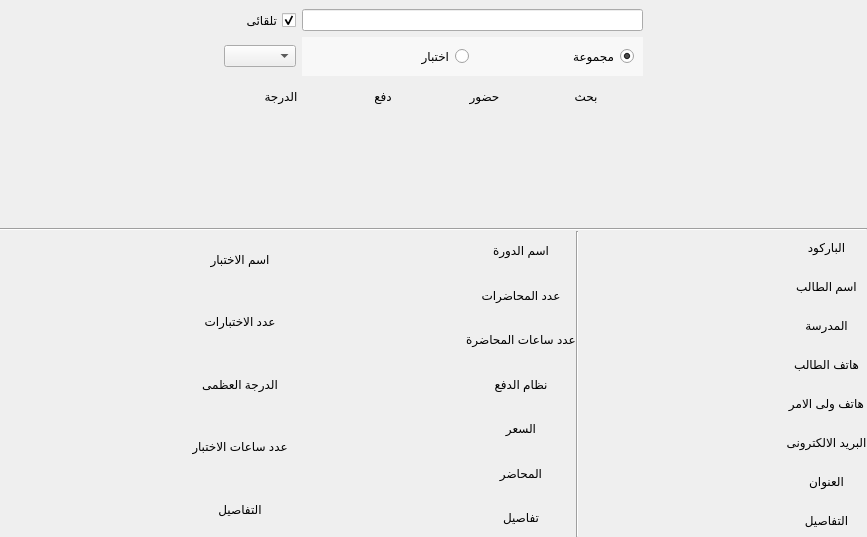
<?xml version="1.0" encoding="UTF-8"?>
<ui version="4.0">
 <class>Form</class>
 <widget class="QWidget" name="Form">
  <property name="geometry">
   <rect>
    <x>0</x>
    <y>0</y>
    <width>867</width>
    <height>537</height>
   </rect>
  </property>
  <property name="windowTitle">
   <string>Form</string>
  </property>
  <layout class="QVBoxLayout" name="verticalLayout">
   <property name="spacing">
    <number>0</number>
   </property>
   <property name="margin">
    <number>0</number>
   </property>
   <item>
    <widget class="QWidget" name="widget" native="true">
     <property name="styleSheet">
      <string notr="true"/>
     </property>
     <layout class="QVBoxLayout" name="verticalLayout_2">
      <property name="spacing">
       <number>0</number>
      </property>
      <property name="margin">
       <number>0</number>
      </property>
      <item>
       <widget class="QWidget" name="widget_2" native="true">
        <property name="sizePolicy">
         <sizepolicy hsizetype="Preferred" vsizetype="Preferred">
          <horstretch>0</horstretch>
          <verstretch>2</verstretch>
         </sizepolicy>
        </property>
        <layout class="QHBoxLayout" name="horizontalLayout">
         <item>
          <widget class="QWidget" name="widget_5" native="true">
           <property name="sizePolicy">
            <sizepolicy hsizetype="Preferred" vsizetype="Preferred">
             <horstretch>2</horstretch>
             <verstretch>0</verstretch>
            </sizepolicy>
           </property>
          </widget>
         </item>
         <item>
          <widget class="QWidget" name="widget_6" native="true">
           <property name="sizePolicy">
            <sizepolicy hsizetype="Preferred" vsizetype="Preferred">
             <horstretch>4</horstretch>
             <verstretch>0</verstretch>
            </sizepolicy>
           </property>
           <layout class="QVBoxLayout" name="verticalLayout_3">
            <property name="spacing">
             <number>0</number>
            </property>
            <property name="margin">
             <number>0</number>
            </property>
            <item>
             <widget class="QWidget" name="widget_9" native="true">
              <layout class="QGridLayout" name="gridLayout_3">
               <property name="margin">
                <number>0</number>
               </property>
               <item row="0" column="2">
                <widget class="QLineEdit" name="st_search">
                 <property name="alignment">
                  <set>Qt::AlignCenter</set>
                 </property>
                 <property name="placeholderText">
                  <string/>
                 </property>
                </widget>
               </item>
               <item row="0" column="1">
                <widget class="QCheckBox" name="auto_attend">
                 <property name="sizePolicy">
                  <sizepolicy hsizetype="Fixed" vsizetype="Preferred">
                   <horstretch>0</horstretch>
                   <verstretch>0</verstretch>
                  </sizepolicy>
                 </property>
                 <property name="layoutDirection">
                  <enum>Qt::RightToLeft</enum>
                 </property>
                 <property name="text">
                  <string>تلقائى</string>
                 </property>
                 <property name="checked">
                  <bool>true</bool>
                 </property>
                </widget>
               </item>
               <item row="1" column="2">
                <widget class="QWidget" name="widget_15" native="true">
                 <property name="layoutDirection">
                  <enum>Qt::RightToLeft</enum>
                 </property>
                 <property name="styleSheet">
                  <string notr="true">.QWidget
{
background:rgba(255, 255, 255,150);
}</string>
                 </property>
                 <layout class="QHBoxLayout" name="horizontalLayout_3">
                  <item>
                   <widget class="QRadioButton" name="gp_rd">
                    <property name="text">
                     <string>مجموعة</string>
                    </property>
                    <property name="checked">
                     <bool>true</bool>
                    </property>
                   </widget>
                  </item>
                  <item>
                   <widget class="QRadioButton" name="ex_rd">
                    <property name="text">
                     <string>اختبار</string>
                    </property>
                   </widget>
                  </item>
                 </layout>
                </widget>
               </item>
               <item row="1" column="1">
                <widget class="QComboBox" name="exam_cmb"/>
               </item>
              </layout>
             </widget>
            </item>
            <item>
             <widget class="QWidget" name="widget_13" native="true">
              <layout class="QHBoxLayout" name="horizontalLayout_4">
               <item>
                <widget class="QPushButton" name="exam_btn">
                 <property name="sizePolicy">
                  <sizepolicy hsizetype="Preferred" vsizetype="Preferred">
                   <horstretch>0</horstretch>
                   <verstretch>0</verstretch>
                  </sizepolicy>
                 </property>
                 <property name="text">
                  <string>الدرجة</string>
                 </property>
                 <property name="icon">
                  <iconset resource="../views/source.qrc">
                   <normaloff>:/n/img/Bullish-100.png</normaloff>:/n/img/Bullish-100.png</iconset>
                 </property>
                 <property name="iconSize">
                  <size>
                   <width>40</width>
                   <height>40</height>
                  </size>
                 </property>
                 <property name="flat">
                  <bool>true</bool>
                 </property>
                </widget>
               </item>
               <item>
                <widget class="QPushButton" name="mony_btn">
                 <property name="sizePolicy">
                  <sizepolicy hsizetype="Preferred" vsizetype="Preferred">
                   <horstretch>0</horstretch>
                   <verstretch>0</verstretch>
                  </sizepolicy>
                 </property>
                 <property name="text">
                  <string>دفع</string>
                 </property>
                 <property name="icon">
                  <iconset resource="../views/source.qrc">
                   <normaloff>:/n/img/Cash In Hand-100.png</normaloff>:/n/img/Cash In Hand-100.png</iconset>
                 </property>
                 <property name="iconSize">
                  <size>
                   <width>40</width>
                   <height>40</height>
                  </size>
                 </property>
                 <property name="flat">
                  <bool>true</bool>
                 </property>
                </widget>
               </item>
               <item>
                <widget class="QPushButton" name="attend_btn">
                 <property name="sizePolicy">
                  <sizepolicy hsizetype="Preferred" vsizetype="Preferred">
                   <horstretch>0</horstretch>
                   <verstretch>0</verstretch>
                  </sizepolicy>
                 </property>
                 <property name="text">
                  <string>حضور</string>
                 </property>
                 <property name="icon">
                  <iconset resource="../views/source.qrc">
                   <normaloff>:/n/img/Event Accepted Tentatively Filled-100.png</normaloff>:/n/img/Event Accepted Tentatively Filled-100.png</iconset>
                 </property>
                 <property name="iconSize">
                  <size>
                   <width>30</width>
                   <height>30</height>
                  </size>
                 </property>
                 <property name="flat">
                  <bool>true</bool>
                 </property>
                </widget>
               </item>
               <item>
                <widget class="QPushButton" name="search_btn">
                 <property name="text">
                  <string>بحث</string>
                 </property>
                 <property name="icon">
                  <iconset resource="../views/source.qrc">
                   <normaloff>:/n/img/Search-100.png</normaloff>:/n/img/Search-100.png</iconset>
                 </property>
                 <property name="iconSize">
                  <size>
                   <width>50</width>
                   <height>50</height>
                  </size>
                 </property>
                 <property name="flat">
                  <bool>true</bool>
                 </property>
                </widget>
               </item>
              </layout>
             </widget>
            </item>
           </layout>
          </widget>
         </item>
         <item>
          <widget class="QWidget" name="widget_7" native="true">
           <property name="sizePolicy">
            <sizepolicy hsizetype="Preferred" vsizetype="Preferred">
             <horstretch>2</horstretch>
             <verstretch>0</verstretch>
            </sizepolicy>
           </property>
          </widget>
         </item>
        </layout>
       </widget>
      </item>
      <item>
       <widget class="QWidget" name="widget_4" native="true">
        <property name="sizePolicy">
         <sizepolicy hsizetype="Preferred" vsizetype="Preferred">
          <horstretch>0</horstretch>
          <verstretch>2</verstretch>
         </sizepolicy>
        </property>
        <layout class="QVBoxLayout" name="verticalLayout_4">
         <item>
          <widget class="QLabel" name="result_lbl">
           <property name="text">
            <string/>
           </property>
           <property name="alignment">
            <set>Qt::AlignCenter</set>
           </property>
          </widget>
         </item>
        </layout>
       </widget>
      </item>
      <item>
       <widget class="Line" name="line_2">
        <property name="orientation">
         <enum>Qt::Horizontal</enum>
        </property>
       </widget>
      </item>
      <item>
       <widget class="QWidget" name="widget_3" native="true">
        <property name="sizePolicy">
         <sizepolicy hsizetype="Preferred" vsizetype="Preferred">
          <horstretch>0</horstretch>
          <verstretch>6</verstretch>
         </sizepolicy>
        </property>
        <property name="styleSheet">
         <string notr="true"/>
        </property>
        <layout class="QHBoxLayout" name="horizontalLayout_2">
         <property name="spacing">
          <number>0</number>
         </property>
         <property name="margin">
          <number>0</number>
         </property>
         <item>
          <widget class="QWidget" name="exams_dw" native="true">
           <property name="sizePolicy">
            <sizepolicy hsizetype="Expanding" vsizetype="Expanding">
             <horstretch>0</horstretch>
             <verstretch>8</verstretch>
            </sizepolicy>
           </property>
           <property name="layoutDirection">
            <enum>Qt::LeftToRight</enum>
           </property>
           <layout class="QGridLayout" name="gridLayout_4">
            <property name="margin">
             <number>0</number>
            </property>
            <property name="horizontalSpacing">
             <number>6</number>
            </property>
            <item row="2" column="0">
             <widget class="QLabel" name="days_lbl_2">
              <property name="sizePolicy">
               <sizepolicy hsizetype="Expanding" vsizetype="Preferred">
                <horstretch>0</horstretch>
                <verstretch>0</verstretch>
               </sizepolicy>
              </property>
              <property name="alignment">
               <set>Qt::AlignCenter</set>
              </property>
             </widget>
            </item>
            <item row="4" column="0">
             <widget class="QLabel" name="hours_lbl_2">
              <property name="sizePolicy">
               <sizepolicy hsizetype="Expanding" vsizetype="Preferred">
                <horstretch>0</horstretch>
                <verstretch>0</verstretch>
               </sizepolicy>
              </property>
              <property name="alignment">
               <set>Qt::AlignCenter</set>
              </property>
             </widget>
            </item>
            <item row="0" column="0">
             <widget class="QLabel" name="name_lbl_3">
              <property name="sizePolicy">
               <sizepolicy hsizetype="Expanding" vsizetype="Preferred">
                <horstretch>0</horstretch>
                <verstretch>0</verstretch>
               </sizepolicy>
              </property>
              <property name="alignment">
               <set>Qt::AlignCenter</set>
              </property>
             </widget>
            </item>
            <item row="2" column="1">
             <widget class="QLabel" name="label_16">
              <property name="text">
               <string>عدد الاختبارات</string>
              </property>
              <property name="alignment">
               <set>Qt::AlignCenter</set>
              </property>
             </widget>
            </item>
            <item row="7" column="1">
             <widget class="QLabel" name="label_17">
              <property name="text">
               <string>التفاصيل</string>
              </property>
              <property name="alignment">
               <set>Qt::AlignCenter</set>
              </property>
             </widget>
            </item>
            <item row="4" column="1">
             <widget class="QLabel" name="label_19">
              <property name="text">
               <string>عدد ساعات الاختبار</string>
              </property>
              <property name="alignment">
               <set>Qt::AlignCenter</set>
              </property>
             </widget>
            </item>
            <item row="3" column="1">
             <widget class="QLabel" name="label_20">
              <property name="text">
               <string>الدرجة العظمى</string>
              </property>
              <property name="alignment">
               <set>Qt::AlignCenter</set>
              </property>
             </widget>
            </item>
            <item row="7" column="0">
             <widget class="QLabel" name="details_lbl_3">
              <property name="alignment">
               <set>Qt::AlignCenter</set>
              </property>
             </widget>
            </item>
            <item row="0" column="1">
             <widget class="QLabel" name="label_18">
              <property name="text">
               <string>اسم الاختبار</string>
              </property>
              <property name="alignment">
               <set>Qt::AlignCenter</set>
              </property>
             </widget>
            </item>
            <item row="3" column="0">
             <widget class="QLabel" name="max_lbl">
              <property name="text">
               <string/>
              </property>
              <property name="alignment">
               <set>Qt::AlignCenter</set>
              </property>
             </widget>
            </item>
           </layout>
          </widget>
         </item>
         <item>
          <widget class="QWidget" name="courses_dw" native="true">
           <property name="sizePolicy">
            <sizepolicy hsizetype="Expanding" vsizetype="Expanding">
             <horstretch>0</horstretch>
             <verstretch>8</verstretch>
            </sizepolicy>
           </property>
           <layout class="QGridLayout" name="gridLayout_2">
            <property name="margin">
             <number>0</number>
            </property>
            <property name="horizontalSpacing">
             <number>6</number>
            </property>
            <item row="4" column="1">
             <widget class="QLabel" name="hours_lbl">
              <property name="sizePolicy">
               <sizepolicy hsizetype="Expanding" vsizetype="Preferred">
                <horstretch>0</horstretch>
                <verstretch>0</verstretch>
               </sizepolicy>
              </property>
              <property name="alignment">
               <set>Qt::AlignCenter</set>
              </property>
             </widget>
            </item>
            <item row="2" column="1">
             <widget class="QLabel" name="days_lbl">
              <property name="sizePolicy">
               <sizepolicy hsizetype="Expanding" vsizetype="Preferred">
                <horstretch>0</horstretch>
                <verstretch>0</verstretch>
               </sizepolicy>
              </property>
              <property name="alignment">
               <set>Qt::AlignCenter</set>
              </property>
             </widget>
            </item>
            <item row="0" column="2">
             <widget class="QLabel" name="label_6">
              <property name="text">
               <string>اسم الدورة</string>
              </property>
              <property name="alignment">
               <set>Qt::AlignCenter</set>
              </property>
             </widget>
            </item>
            <item row="4" column="2">
             <widget class="QLabel" name="label_10">
              <property name="text">
               <string>عدد ساعات المحاضرة</string>
              </property>
              <property name="alignment">
               <set>Qt::AlignCenter</set>
              </property>
             </widget>
            </item>
            <item row="7" column="1">
             <widget class="QLabel" name="inst_lbl">
              <property name="sizePolicy">
               <sizepolicy hsizetype="Expanding" vsizetype="Preferred">
                <horstretch>0</horstretch>
                <verstretch>0</verstretch>
               </sizepolicy>
              </property>
              <property name="alignment">
               <set>Qt::AlignCenter</set>
              </property>
             </widget>
            </item>
            <item row="0" column="1">
             <widget class="QLabel" name="name_lbl_2">
              <property name="sizePolicy">
               <sizepolicy hsizetype="Expanding" vsizetype="Preferred">
                <horstretch>0</horstretch>
                <verstretch>0</verstretch>
               </sizepolicy>
              </property>
              <property name="alignment">
               <set>Qt::AlignCenter</set>
              </property>
             </widget>
            </item>
            <item row="5" column="1">
             <widget class="QLabel" name="bill_method">
              <property name="text">
               <string/>
              </property>
              <property name="alignment">
               <set>Qt::AlignCenter</set>
              </property>
             </widget>
            </item>
            <item row="6" column="1">
             <widget class="QLabel" name="price_lbl">
              <property name="sizePolicy">
               <sizepolicy hsizetype="Expanding" vsizetype="Preferred">
                <horstretch>0</horstretch>
                <verstretch>0</verstretch>
               </sizepolicy>
              </property>
              <property name="alignment">
               <set>Qt::AlignCenter</set>
              </property>
             </widget>
            </item>
            <item row="7" column="2">
             <widget class="QLabel" name="label_8">
              <property name="text">
               <string>المحاضر</string>
              </property>
              <property name="alignment">
               <set>Qt::AlignCenter</set>
              </property>
             </widget>
            </item>
            <item row="6" column="2">
             <widget class="QLabel" name="label_15">
              <property name="text">
               <string>السعر</string>
              </property>
              <property name="alignment">
               <set>Qt::AlignCenter</set>
              </property>
             </widget>
            </item>
            <item row="2" column="2">
             <widget class="QLabel" name="label_9">
              <property name="text">
               <string>عدد المحاضرات</string>
              </property>
              <property name="alignment">
               <set>Qt::AlignCenter</set>
              </property>
             </widget>
            </item>
            <item row="5" column="2">
             <widget class="QLabel" name="label_14">
              <property name="text">
               <string>نظام الدفع</string>
              </property>
              <property name="alignment">
               <set>Qt::AlignCenter</set>
              </property>
             </widget>
            </item>
            <item row="8" column="2">
             <widget class="QLabel" name="label_11">
              <property name="text">
               <string>تفاصيل</string>
              </property>
              <property name="alignment">
               <set>Qt::AlignCenter</set>
              </property>
             </widget>
            </item>
            <item row="8" column="1">
             <widget class="QLabel" name="details_lbl_2">
              <property name="alignment">
               <set>Qt::AlignCenter</set>
              </property>
             </widget>
            </item>
           </layout>
          </widget>
         </item>
         <item>
          <widget class="Line" name="line">
           <property name="orientation">
            <enum>Qt::Vertical</enum>
           </property>
          </widget>
         </item>
         <item>
          <widget class="QWidget" name="widget_8" native="true">
           <property name="sizePolicy">
            <sizepolicy hsizetype="Expanding" vsizetype="Expanding">
             <horstretch>0</horstretch>
             <verstretch>8</verstretch>
            </sizepolicy>
           </property>
           <layout class="QGridLayout" name="gridLayout">
            <property name="margin">
             <number>0</number>
            </property>
            <property name="horizontalSpacing">
             <number>6</number>
            </property>
            <item row="6" column="0">
             <widget class="QLabel" name="ph_lbl">
              <property name="sizePolicy">
               <sizepolicy hsizetype="Expanding" vsizetype="Preferred">
                <horstretch>0</horstretch>
                <verstretch>0</verstretch>
               </sizepolicy>
              </property>
              <property name="alignment">
               <set>Qt::AlignCenter</set>
              </property>
             </widget>
            </item>
            <item row="3" column="1">
             <widget class="QLabel" name="label_2">
              <property name="text">
               <string>اسم الطالب</string>
              </property>
              <property name="alignment">
               <set>Qt::AlignCenter</set>
              </property>
             </widget>
            </item>
            <item row="1" column="0">
             <widget class="QLabel" name="bc_label">
              <property name="text">
               <string/>
              </property>
              <property name="alignment">
               <set>Qt::AlignCenter</set>
              </property>
             </widget>
            </item>
            <item row="11" column="1">
             <widget class="QLabel" name="label_4">
              <property name="text">
               <string>العنوان</string>
              </property>
              <property name="alignment">
               <set>Qt::AlignCenter</set>
              </property>
             </widget>
            </item>
            <item row="10" column="1">
             <widget class="QLabel" name="label_3">
              <property name="text">
               <string>البريد الالكترونى</string>
              </property>
              <property name="alignment">
               <set>Qt::AlignCenter</set>
              </property>
             </widget>
            </item>
            <item row="11" column="0">
             <widget class="QLabel" name="add_lbl">
              <property name="sizePolicy">
               <sizepolicy hsizetype="Expanding" vsizetype="Preferred">
                <horstretch>0</horstretch>
                <verstretch>0</verstretch>
               </sizepolicy>
              </property>
              <property name="alignment">
               <set>Qt::AlignCenter</set>
              </property>
             </widget>
            </item>
            <item row="10" column="0">
             <widget class="QLabel" name="mail_lbl">
              <property name="sizePolicy">
               <sizepolicy hsizetype="Expanding" vsizetype="Preferred">
                <horstretch>0</horstretch>
                <verstretch>0</verstretch>
               </sizepolicy>
              </property>
              <property name="alignment">
               <set>Qt::AlignCenter</set>
              </property>
             </widget>
            </item>
            <item row="12" column="0">
             <widget class="QLabel" name="details_lbl">
              <property name="sizePolicy">
               <sizepolicy hsizetype="Expanding" vsizetype="Preferred">
                <horstretch>0</horstretch>
                <verstretch>0</verstretch>
               </sizepolicy>
              </property>
              <property name="alignment">
               <set>Qt::AlignCenter</set>
              </property>
             </widget>
            </item>
            <item row="6" column="1">
             <widget class="QLabel" name="label">
              <property name="text">
               <string>هاتف الطالب</string>
              </property>
              <property name="alignment">
               <set>Qt::AlignCenter</set>
              </property>
             </widget>
            </item>
            <item row="12" column="1">
             <widget class="QLabel" name="label_5">
              <property name="text">
               <string>التفاصيل</string>
              </property>
              <property name="alignment">
               <set>Qt::AlignCenter</set>
              </property>
             </widget>
            </item>
            <item row="1" column="1">
             <widget class="QLabel" name="label_7">
              <property name="text">
               <string>الباركود</string>
              </property>
              <property name="alignment">
               <set>Qt::AlignCenter</set>
              </property>
             </widget>
            </item>
            <item row="3" column="0">
             <widget class="QLabel" name="name_lbl">
              <property name="sizePolicy">
               <sizepolicy hsizetype="Expanding" vsizetype="Preferred">
                <horstretch>0</horstretch>
                <verstretch>0</verstretch>
               </sizepolicy>
              </property>
              <property name="alignment">
               <set>Qt::AlignCenter</set>
              </property>
             </widget>
            </item>
            <item row="4" column="0">
             <widget class="QLabel" name="school_lbl">
              <property name="text">
               <string/>
              </property>
              <property name="alignment">
               <set>Qt::AlignCenter</set>
              </property>
             </widget>
            </item>
            <item row="4" column="1">
             <widget class="QLabel" name="label_12">
              <property name="text">
               <string>المدرسة</string>
              </property>
              <property name="alignment">
               <set>Qt::AlignCenter</set>
              </property>
             </widget>
            </item>
            <item row="7" column="1">
             <widget class="QLabel" name="label_13">
              <property name="text">
               <string>هاتف ولى الامر</string>
              </property>
              <property name="alignment">
               <set>Qt::AlignCenter</set>
              </property>
             </widget>
            </item>
            <item row="7" column="0">
             <widget class="QLabel" name="fph_lbl">
              <property name="text">
               <string/>
              </property>
              <property name="alignment">
               <set>Qt::AlignCenter</set>
              </property>
             </widget>
            </item>
           </layout>
          </widget>
         </item>
        </layout>
       </widget>
      </item>
     </layout>
    </widget>
   </item>
  </layout>
 </widget>
 <resources>
  <include location="../views/source.qrc"/>
 </resources>
 <connections/>
</ui>
